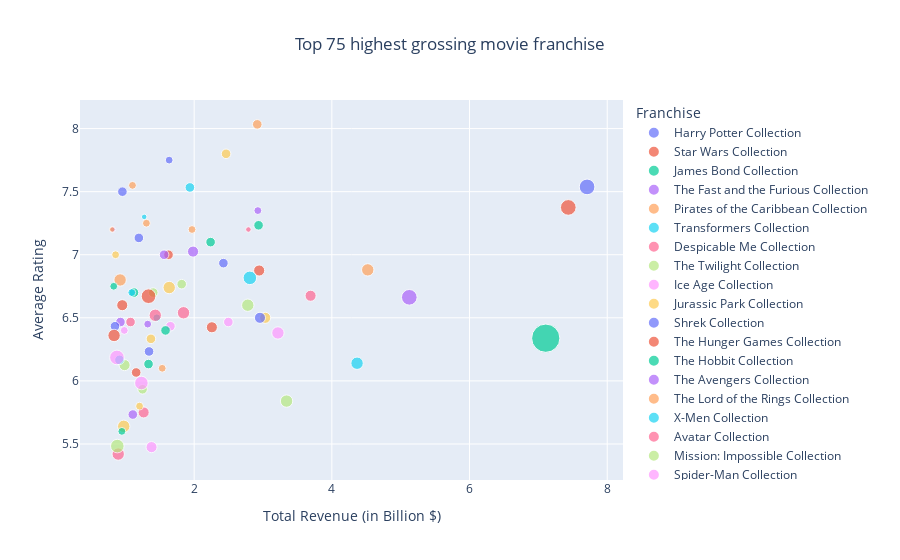

Source (notebook cell):
### Markdown cell above
- The *Harry Potter* franchise raked in more than \$7.7b across 8 movies, coming at first, while *Star Wars* franchise is a close second at \$7.4b with 8 movies as well. The *James Bond* collection, despite having 26 movies in total, made a total \$7.1b in revenue at 3rd place.

### Code cell
def plot_franchise(top_k):
    best_franchise_df = best_franchise.limit(top_k).toPandas()

    # color for random color
    best_franchise_df['color'] = [f'rgb({random.randint(0,255)}, {random.randint(0,255)}, {random.randint(0,255)})' for _ in range(len(best_franchise_df))]
    best_franchise_df['totalRevenue'] = best_franchise_df['totalRevenue'] / 1e9

    fig = px.scatter(
        best_franchise_df,
        x='totalRevenue', 
        y='averageRating',
        size='movieCount',  
        hover_name='collectionName',  
        color='collectionName',
        labels={'x': 'Total Revenue (in Billion $)', 'y': 'Average Rating'},  
        title=f'Top {top_k} highest grossing movie franchise'
    )

    # Layout
    fig.update_layout(
        legend_title_text='Franchise',  
        title={'x':0.5, 'xanchor': 'center'},
        xaxis_title="Total Revenue (in Billion $)",  
        yaxis_title="Average Rating",  
        showlegend=True, 
    )

    # Show the plot
    fig.show()

plot_franchise(75)
